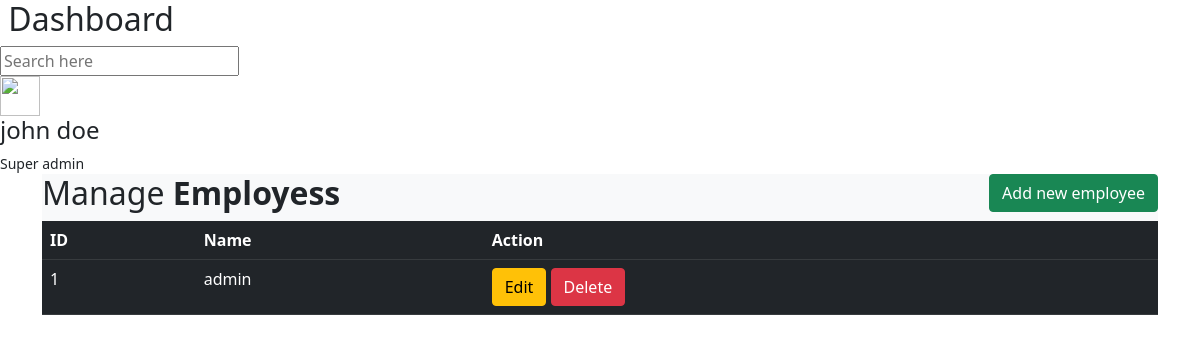
Page /admin/index (signed in) on the earlier database version.
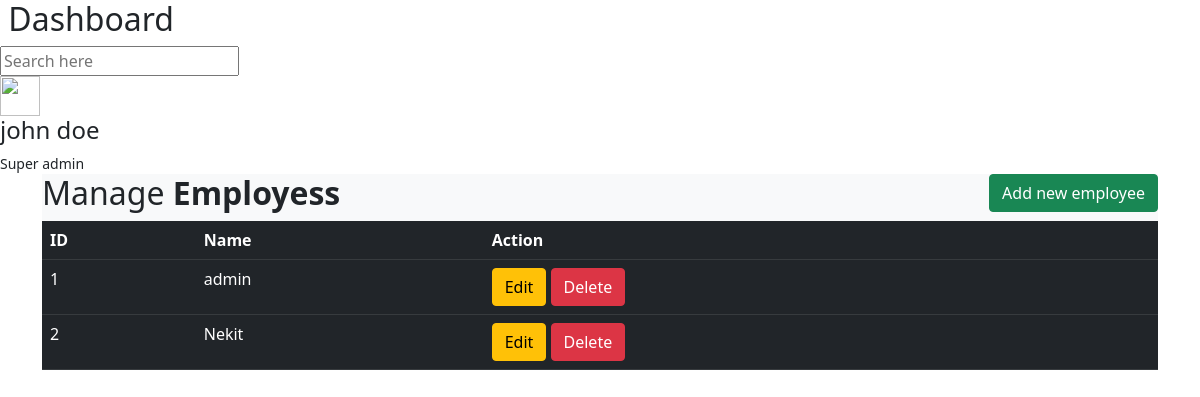
Same page on the later database version.
### app/models.py (models this page shows)
class User(db.Model, UserMixin):
    __tablename__ = 'users'
    id = Column(Integer(), primary_key=True)
    username = Column(String(250), nullable=False, unique=True)
    password = Column(String(250), nullable=False, server_default='')
    active = Column(Boolean(), nullable=False, server_default='0')
    email = Column(String(255), unique=True)
    confirmed_at = Column(DateTime())
    roles = db.relationship('Role', secondary='user_roles')

### app/admin_bp/routes/core.py (the view)
@blueprint.route('/', methods=['GET', 'POST'])
@blueprint.route('/index')
@roles_required('admin')
def index():
    employees = User.query.all()
    return render_template('index.html', employees=employees)

### app/admin_bp/templates/index.html (shortened to what this page needs)
{% extends 'base_template.html' %}
{% block body %}
<div class="container">
    <div class="row">
        <div class="col md-12">
            <div class="bg-light p3">
                <h2>Manage <b>Employess</b>
                    <button type="button" class="btn btn-success float-end"
                            data-bs-toggle="modal" data-bs-target="#create_modal">Add new employee
                    </button>
                </h2>
                <table class="table table-hover table-dark">
                    <tr>
                        <th>ID</th>
                        <th>Name</th>
                        <th>Action</th>
                    </tr>
                    {% for row in employees %}
                    <tr>
                        <td>{{ row.id }}</td>
                        <td>{{ row.username }}</td>
                        <td>
                            <a href="admin/update/{{row.id}}" class="btn btn-warning btn-xs" data-bs-toggle="modal"
                               data-bs-target="#edit_modal{{ row.id }}">Edit</a>
                            <a href="/admin/delete/{{row.id}}" class="btn btn-danger btn-xs"
                               onclick="return confirm('Are you sure to delete ?')">Delete</a>
                        </td>
                    </tr>
                    {% endfor%}
                </table>
            </div>
        </div>
    </div>
</div>
{% endblock %}

Differences in the rows shown:
added User: id "2", username "Nekit"
